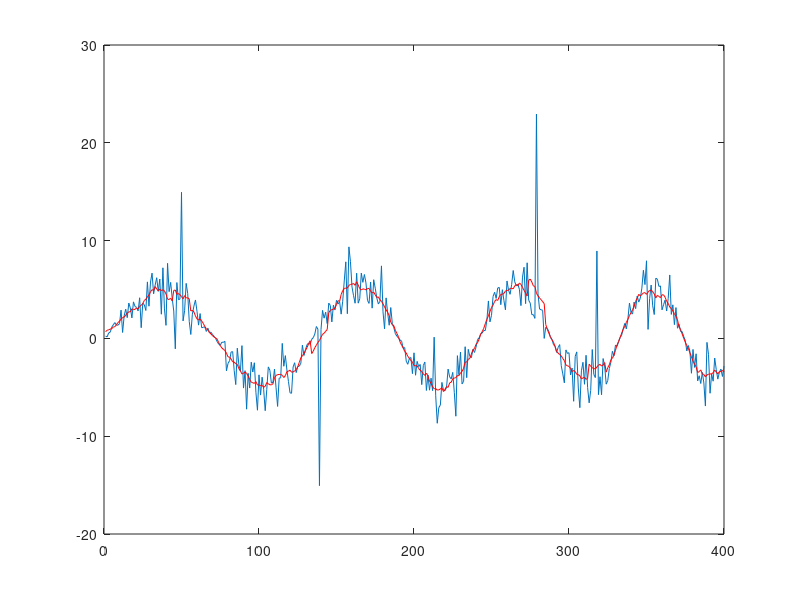

Source code (MATLAB):
% outlier.m
load tsoutlier.mat
n = length(y);
k = input('Value for k ');
plot(y)
hold on
for i = 1:n
    n1 = max(1,i-k);
    n2 = min(n,i+k);
    Tm(i) = mean(y(n1:n2));
    
end
ol = isoutlier(y)
plot(Tm,'r')
xlim([0 n])